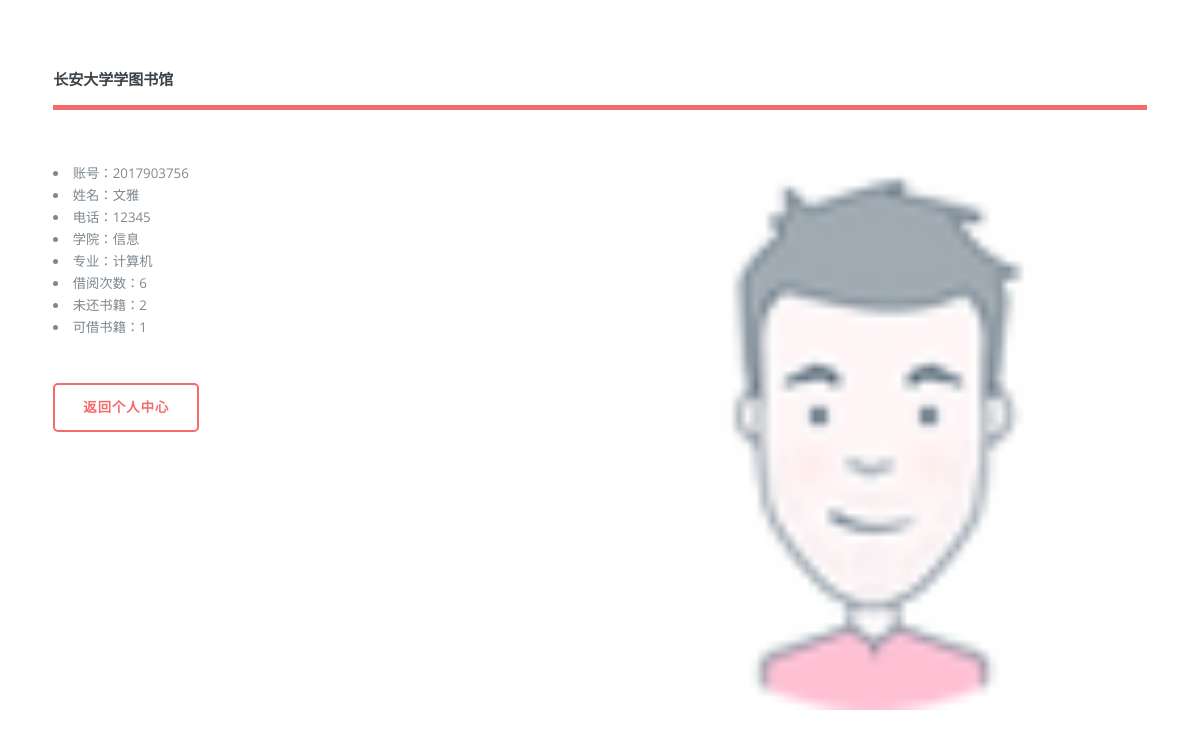
Screenshot of /geren.php (signed in) with the database file from the repository.
### tables this page shows
CREATE TABLE IF NOT EXISTS `reader` (
  `reader_id` int(10) NOT NULL,
  `password` varchar(100) NOT NULL,
  `name` varchar(100) NOT NULL,
  `phone` varchar(110) NOT NULL,
  `class` varchar(100) NOT NULL,
  `major` varchar(100) NOT NULL,
  `borrowed` varchar(200) NOT NULL,
  `not_return` varchar(200) NOT NULL,
  `can_borrow` int(3) NOT NULL,
  PRIMARY KEY (`reader_id`)
);

### dbtools.inc.php (called while the page is built, shortened)
<?php
  function execute_sql($link, $database, $sql)
  {
    mysqli_select_db($link, $database)
      or die("開啟資料庫失敗: " . mysqli_error($link));
    $result = mysqli_query($link, $sql);
    return $result;
  }
?>

### geren.php (the view, shortened to what this page needs)
<?php
require_once("dbtools.inc.php");
$link = create_connection();
$id=$_SESSION["reader_id"];
$sql = "SELECT * FROM `reader` WHERE `reader_id` = '$id'";
$result = execute_sql($link, "library", $sql);
	$row=mysqli_fetch_row($result);
      ?>
<!DOCTYPE HTML>
<html>
	<head>
		<link rel="stylesheet" href="assets/css/main.css" />
	</head>
	<body>
			<div id="wrapper">
					<div id="main">
						<div class="inner">
								<header id="header">
									<a href="reader_center.html" class="logo"><strong>长安大学学图书馆</strong></a>
								</header>
								<section id="banner">
									<div class="content">
										<li>账号：<?php echo"$row[0]";?></li>
						<li>姓名：<?php echo"$row[2]";?></li>
						<li>电话：<?php echo"$row[3]";?></li>
						<li>学院：<?php echo"$row[4]";?></li>
						<li>专业：<?php echo"$row[5]";?></li>
						<li>借阅次数：<?php echo"$row[6]";?></li>
						<li>未还书籍：<?php echo"$row[7]";?></li>
						<li>可借书籍：<?php echo"$row[8]";?></li><br><br>
										<ul class="actions">
											<li><a href="reader_center.html" class="button big">返回个人中心</a></li>
										</ul>
									</div>
									<span class="image object">
										<img src="img/avatar.png" alt="" />
									</span>
								</section>
						</div>
					</div>
	</body>
</html>

### rows the page displays
reader: reader_id "2017903756", name "文雅", phone "12345", class "信息", major "计算机", borrowed "6", not_return "2", can_borrow "1"
